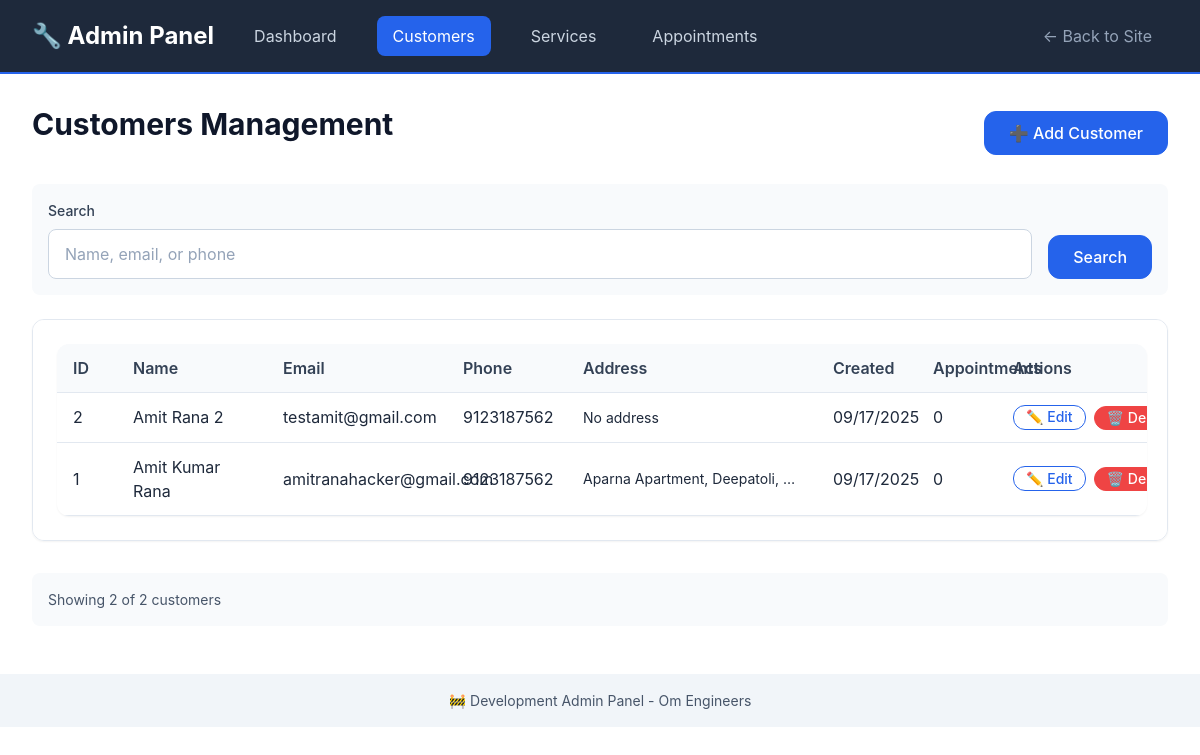
Before: /admin/customers with the older database file.
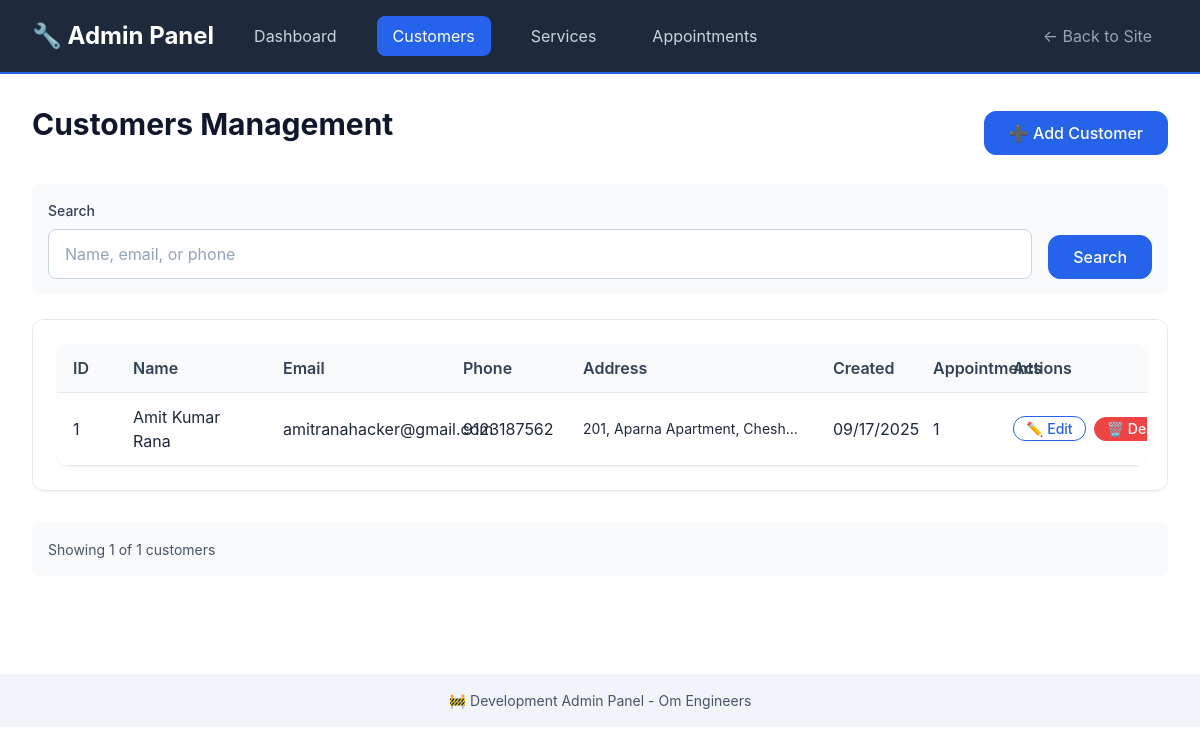
After: the same page with the newer database file.
### models/customer_db.py (models this page shows, shortened)
class Customer(db.Model):
    __tablename__ = 'customers'
    id: Mapped[int] = mapped_column(primary_key=True)
    name: Mapped[str] = mapped_column(String(100), nullable=False)
    email: Mapped[str] = mapped_column(String(120), nullable=True, index=True)
    phone: Mapped[str] = mapped_column(String(20), nullable=False, index=True)
    address: Mapped[str] = mapped_column(Text, nullable=True)
    created_at: Mapped[datetime] = mapped_column(DateTime, default=datetime.utcnow)
    updated_at: Mapped[datetime] = mapped_column(DateTime, default=datetime.utcnow, onupdate=datetime.utcnow)
    appointments = db.relationship('Appointment', back_populates='customer', cascade='all, delete-orphan')

### routes/admin.py (the view, shortened to what this page needs)
@admin_bp.route('/customers')
def customers():
    search = request.args.get('search', '')
    page = request.args.get('page', 1, type=int)
    query = Customer.query
    customers = query.order_by(Customer.created_at.desc()).paginate(
        page=page, per_page=20, error_out=False
    )
    return render_template('admin/customers.html', customers=customers, search=search)

### templates/admin/customers.html (shortened to what this page needs)
{% extends "admin/base.html" %}
{% block content %}
<div style="display: flex; justify-content: space-between; align-items: center; margin-bottom: var(--space-6);">
    <h1>Customers Management</h1>
    <a href="{{ url_for('admin.new_customer') }}" class="btn btn-primary">➕ Add Customer</a>
</div>
<div class="filters">
    <form method="GET" style="display: flex; gap: var(--space-4); align-items: end; flex-wrap: wrap; width: 100%;">
        <div style="flex: 1; min-width: 200px;">
            <label for="search" class="form-label">Search</label>
            <input type="text" id="search" name="search" class="form-input"
                   placeholder="Name, email, or phone" value="{{ search }}">
        </div>
        <button type="submit" class="btn btn-primary">Search</button>
    </form>
</div>
{% if customers.items %}
<div class="card">
    <table class="admin-table">
        <thead>
            <tr>
                <th>ID</th>
                <th>Name</th>
                <th>Email</th>
                <th>Phone</th>
                <th>Address</th>
                <th>Created</th>
                <th>Appointments</th>
                <th>Actions</th>
            </tr>
        </thead>
        <tbody>
            {% for customer in customers.items %}
            <tr>
                <td>{{ customer.id }}</td>
                <td>{{ customer.name }}</td>
                <td>{{ customer.email }}</td>
                <td>{{ customer.phone }}</td>
                <td class="address-column">
                    <div style="max-width: 250px; overflow: hidden; text-overflow: ellipsis; white-space: nowrap;"
                         title="{{ customer.address or 'No address provided' }}">
                        {{ customer.address or 'No address' }}
                    </div>
                </td>
                <td>{{ customer.created_at.strftime('%m/%d/%Y') }}</td>
                <td>{{ customer.appointments|length }}</td>
                <td>
                    <div style="display: flex; gap: var(--space-2);">
                        <a href="{{ url_for('admin.edit_customer', customer_id=customer.id) }}"
                           class="btn btn-sm btn-outline">✏️ Edit</a>
                        <form method="POST" action="{{ url_for('admin.delete_customer', customer_id=customer.id) }}"
                              style="display: inline;"
                              onsubmit="return confirm('Are you sure you want to delete this customer? This will also delete all their appointments!')">
                            <button type="submit" class="btn btn-sm btn-danger">🗑️ Delete</button>
                        </form>
                    </div>
                </td>
            </tr>
            {% endfor %}
        </tbody>
    </table>
</div>
{% endif %}
<div style="margin-top: var(--space-8); padding: var(--space-4); background: var(--gray-50); border-radius: var(--border-radius);">
    <p style="margin: 0; color: var(--gray-600); font-size: var(--font-size-sm);">
        Showing {{ customers.items|length }} of {{ customers.total }} customers
    </p>
</div>
{% endblock %}

Changed rows visible on the page:
removed Customer: id "2", name "Amit Rana 2", email "testamit@gmail.com", phone "9123187562", address "No address", created_at "09/17/2025", appointments|length "0"
changed Customer "Amit Kumar Rana": address "Aparna Apartment, Deepatoli,…" → "201, Aparna Apartment, Chesh…"; appointments|length "0" → "1"
Other visible differences:
{{ customers.items|length }}: "2" → "1"
{{ customers.total }}: "2" → "1"
